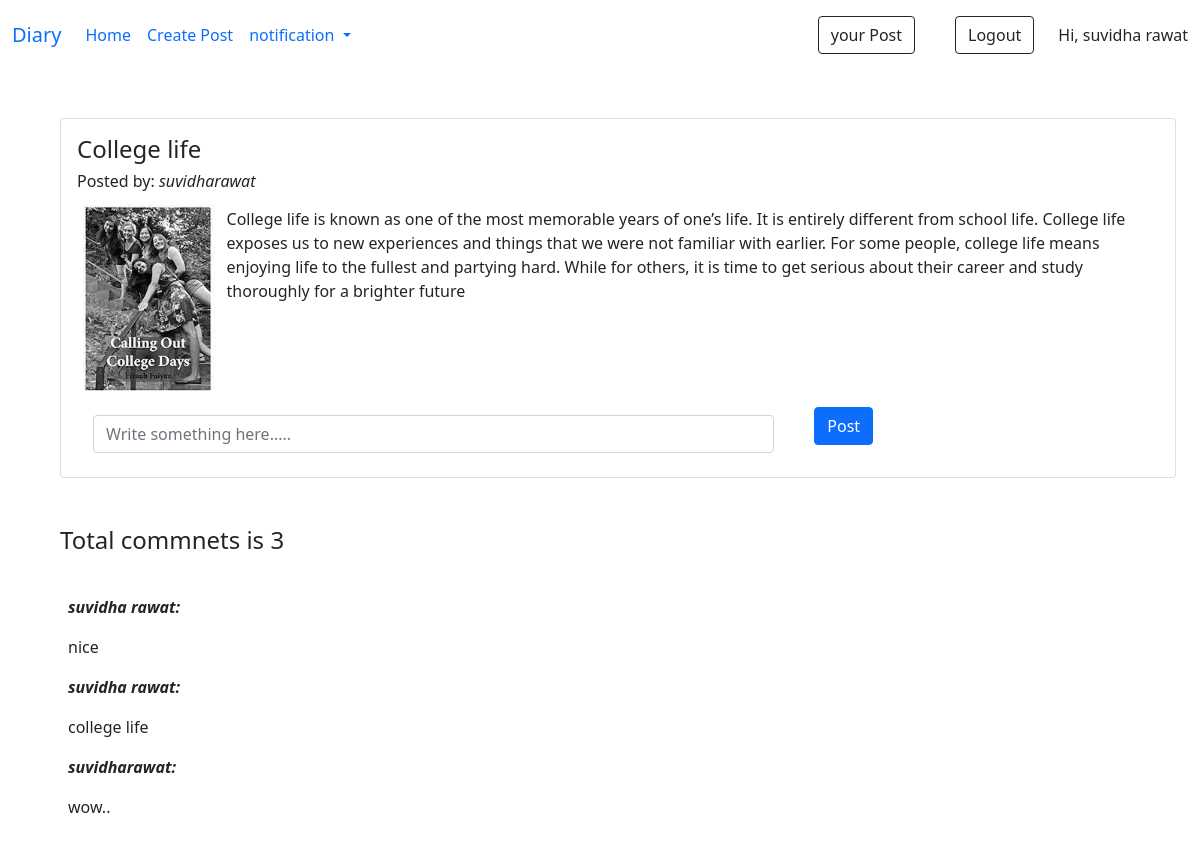
Page /home/display/4 (signed in) on the committed database.
### home/models.py (models this page shows, shortened)
class memo(models.Model):
    post_id=models.AutoField(primary_key=True)
    title=models.CharField(max_length=20)
    desc= models.TextField()
    image=models.ImageField(upload_to="images")
    user =models.ForeignKey(User,on_delete=models.CASCADE)
    Privcy=models.CharField(max_length=10, default="Public")

class comments(models.Model):
    post=models.ForeignKey(memo,on_delete=models.CASCADE)
    comment=models.TextField()
    comment_by = models.ForeignKey(User, on_delete=models.CASCADE)

### home/views.py (the view)
# urls.py: path('display/<int:id>', views.display, name='display'),
def display (request,id):
    disp=memo.objects.get(post_id=id)
    view_cmnt=comments.objects.filter(post=id)
    count = view_cmnt.count()
    if request.method=='POST':
        cmnt=request.POST['comments']
        add_cmnt=comments.objects.create(post=memo(post_id=id) ,comment=cmnt, comment_by = User(id = request.session['user_id']))
    return render(request,'display.html',{'disp':disp,'view_cmnt':view_cmnt, 'count':count})

### templates/display.html (shortened to what this page needs)
{% extends 'base.html' %}
{% block body %}
{% include 'nav.html'%}
<div class="container m-5 ">
    <div class="card  p-3"  >
        <h4 class="card-title">{{disp.title}}</h4>
        <h6><span>Posted by: <i>{{disp.user}}  </i></span></h6>
      <div class="d-flex ">
        <img src="{{disp.image.url}}" class="card-img-top" alt="..." style="height: 200px ; width:200px;">
        <p class="card-text p-2">{{disp.desc}}</p>
      </div>
      <form method="post">
      <div class="row mt-2">
        <div class="col-md-8">
          <a class="nav-link" ><input class="form-control" name="comments" placeholder="Write something here....."></a>
        </div>
        <div class="col-auto">
          <button class="btn btn-primary"> Post</button>
        </div>
      </div>
    </div>
</div>
  <div class="container m-5">
    <h4>Total commnets is {{count}}</h4>
    <br>
    {% for comnt in view_cmnt %}
    <div class="d-flex flex-column mb-3">
      <div class="p-2"><b><i>{{comnt.comment_by}}:</i></b></div>
      <div class="p-2">{{comnt.comment}}</</div>
    </div>
    {% endfor %}
  </div>
{% endblock body %}

### templates/nav.html (shortened to what this page needs)
<nav class="navbar navbar-expand-lg bg-body-tertiary">
    <div class="container-fluid" >
      <a class="navbar-brand" href="#" >Diary</a>
      <div class="collapse navbar-collapse" id="navbarSupportedContent">
        <ul class="navbar-nav me-auto mb-2 mb-lg-0">
          <li class="nav-item">
            <a class="nav-link active" aria-current="page" href="{% url 'home' %}">Home</a>
          </li>
          <li class="nav-item" >
            <a class="nav-link" href="{% url 'add_post'%}">Create Post</a>
          </li>
          <li class="nav-item dropdown">
            <a class="nav-link dropdown-toggle" href="#" id="navbarDropdown" role="button" data-bs-toggle="dropdown" aria-expanded="false">
              notification
            </a>
          </li>
        </ul>
        <form class="d-flex">
          <a class="nav-link"  href="{% url 'your_post' %}"><button class="btn btn-outline-dark me-2" type="button">your Post</button></a>
          <a class="nav-link"  href="{% url 'user_logout' %}"><button class="btn btn-outline-dark me-2" type="button">Logout</button></a>
        </form>
        Hi, {{request.user}}
      </div>
    </div>
  </nav>

### rows in the picture
memo: title "College life", user "suvidharawat", image (picture), desc "College life is known as one of the most memorable years of one’s life. It is entirely different from school life. College life exposes us to new experiences and things that we were not familiar with earlier. For some people, college life means enjoying life to the fullest and partying hard. While for others, it is time to get serious about their career and study thoroughly for a brighter future"
comments: comment_by "suvidha rawat", comment "nice"
comments: comment_by "suvidha rawat", comment "college life"
comments: comment_by "suvidharawat", comment "wow.."

### other values in the picture
{{ request.user }} "suvidha rawat"
{{ count }} "3"
